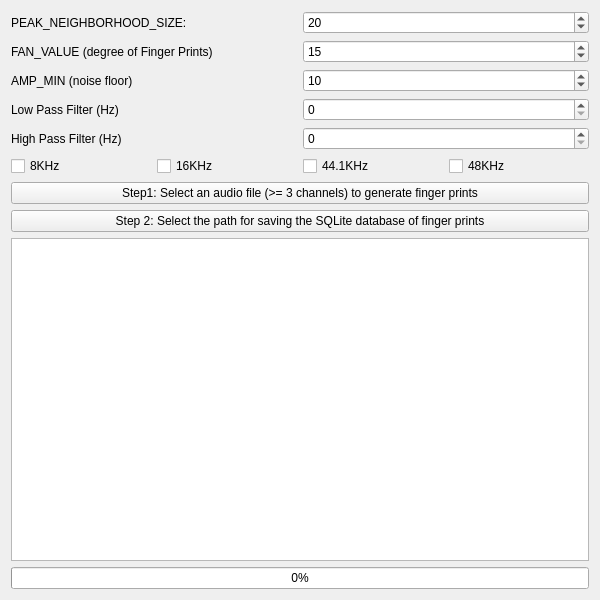
<?xml version="1.0" encoding="UTF-8"?>
<ui version="4.0">
 <class>Form</class>
 <widget class="QWidget" name="Form">
  <property name="geometry">
   <rect>
    <x>0</x>
    <y>0</y>
    <width>600</width>
    <height>600</height>
   </rect>
  </property>
  <property name="windowTitle">
   <string>Form</string>
  </property>
  <layout class="QVBoxLayout" name="verticalLayout">
   <item>
    <layout class="QVBoxLayout" name="verticalLayout_2">
     <item>
      <layout class="QHBoxLayout" name="horizontalLayout">
       <item>
        <widget class="QLabel" name="label">
         <property name="text">
          <string>PEAK_NEIGHBORHOOD_SIZE:</string>
         </property>
        </widget>
       </item>
       <item>
        <widget class="QSpinBox" name="sbPeakNeighborhoodSize">
         <property name="autoFillBackground">
          <bool>false</bool>
         </property>
         <property name="minimum">
          <number>10</number>
         </property>
         <property name="maximum">
          <number>50</number>
         </property>
         <property name="value">
          <number>20</number>
         </property>
        </widget>
       </item>
      </layout>
     </item>
     <item>
      <layout class="QHBoxLayout" name="horizontalLayout_3">
       <item>
        <widget class="QLabel" name="label_2">
         <property name="text">
          <string>FAN_VALUE (degree of Finger Prints)</string>
         </property>
        </widget>
       </item>
       <item>
        <widget class="QSpinBox" name="sbFanValue">
         <property name="minimum">
          <number>10</number>
         </property>
         <property name="maximum">
          <number>50</number>
         </property>
         <property name="value">
          <number>15</number>
         </property>
        </widget>
       </item>
      </layout>
     </item>
     <item>
      <layout class="QHBoxLayout" name="horizontalLayout_4">
       <item>
        <widget class="QLabel" name="label_3">
         <property name="text">
          <string>AMP_MIN (noise floor)</string>
         </property>
        </widget>
       </item>
       <item>
        <widget class="QSpinBox" name="spAmpMin">
         <property name="value">
          <number>10</number>
         </property>
        </widget>
       </item>
      </layout>
     </item>
     <item>
      <layout class="QHBoxLayout" name="horizontalLayout_6">
       <item>
        <widget class="QLabel" name="label_4">
         <property name="text">
          <string>Low Pass Filter (Hz)</string>
         </property>
        </widget>
       </item>
       <item>
        <widget class="QSpinBox" name="spLPF">
         <property name="maximum">
          <number>20000</number>
         </property>
        </widget>
       </item>
      </layout>
     </item>
     <item>
      <layout class="QHBoxLayout" name="horizontalLayout_8">
       <item>
        <widget class="QLabel" name="label_5">
         <property name="text">
          <string>High Pass Filter (Hz)</string>
         </property>
        </widget>
       </item>
       <item>
        <widget class="QSpinBox" name="sbHPF">
         <property name="maximum">
          <number>20000</number>
         </property>
        </widget>
       </item>
      </layout>
     </item>
     <item>
      <layout class="QHBoxLayout" name="horizontalLayout_5">
       <item>
        <widget class="QCheckBox" name="cb8k">
         <property name="text">
          <string>8KHz</string>
         </property>
        </widget>
       </item>
       <item>
        <widget class="QCheckBox" name="cb16k">
         <property name="text">
          <string>16KHz</string>
         </property>
        </widget>
       </item>
       <item>
        <widget class="QCheckBox" name="cb44k">
         <property name="text">
          <string>44.1KHz</string>
         </property>
        </widget>
       </item>
       <item>
        <widget class="QCheckBox" name="cb48k">
         <property name="text">
          <string>48KHz</string>
         </property>
        </widget>
       </item>
      </layout>
     </item>
     <item>
      <widget class="QPushButton" name="btnSelect">
       <property name="text">
        <string>Step1: Select an audio file (&gt;= 3 channels) to generate finger prints</string>
       </property>
       <property name="checkable">
        <bool>false</bool>
       </property>
      </widget>
     </item>
     <item>
      <widget class="QPushButton" name="btnSave">
       <property name="text">
        <string>Step 2: Select the path for saving the SQLite database of finger prints</string>
       </property>
      </widget>
     </item>
     <item>
      <widget class="QPlainTextEdit" name="lblInfo">
       <property name="readOnly">
        <bool>true</bool>
       </property>
      </widget>
     </item>
     <item>
      <widget class="QProgressBar" name="pbConvert">
       <property name="value">
        <number>0</number>
       </property>
       <property name="invertedAppearance">
        <bool>false</bool>
       </property>
      </widget>
     </item>
    </layout>
   </item>
  </layout>
 </widget>
 <resources/>
 <connections/>
</ui>
